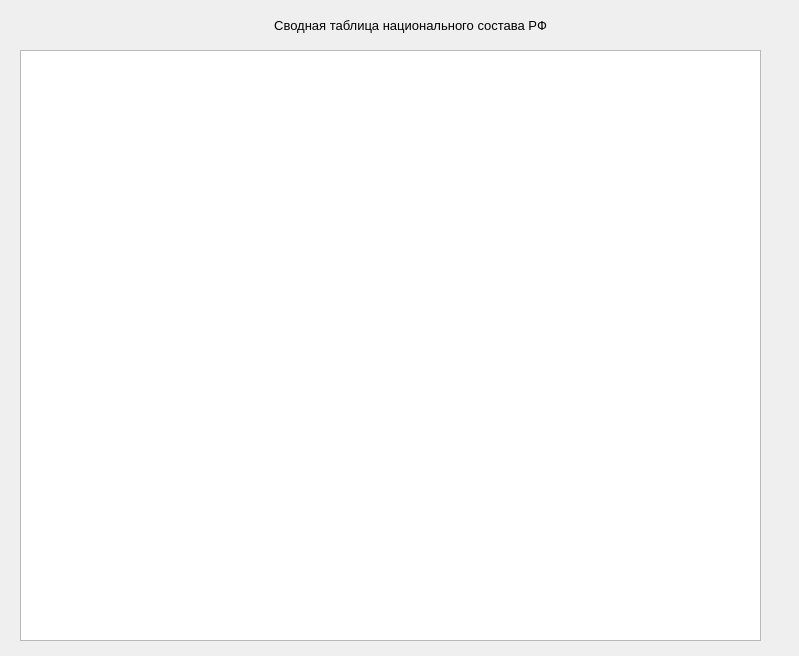
<?xml version="1.0" encoding="UTF-8"?>
<ui version="4.0">
 <class>Form</class>
 <widget class="QWidget" name="Form">
  <property name="geometry">
   <rect>
    <x>0</x>
    <y>0</y>
    <width>799</width>
    <height>656</height>
   </rect>
  </property>
  <property name="windowTitle">
   <string>Form</string>
  </property>
  <widget class="QLabel" name="label">
   <property name="geometry">
    <rect>
     <x>60</x>
     <y>10</y>
     <width>701</width>
     <height>31</height>
    </rect>
   </property>
   <property name="text">
    <string>&lt;html&gt;&lt;head/&gt;&lt;body&gt;&lt;p align=&quot;center&quot;&gt;&lt;span style=&quot; font-size:10pt;&quot;&gt;Сводная таблица национального состава РФ&lt;/span&gt;&lt;/p&gt;&lt;/body&gt;&lt;/html&gt;</string>
   </property>
  </widget>
  <widget class="QTableView" name="tableView">
   <property name="geometry">
    <rect>
     <x>20</x>
     <y>50</y>
     <width>741</width>
     <height>591</height>
    </rect>
   </property>
  </widget>
 </widget>
 <resources/>
 <connections/>
</ui>
